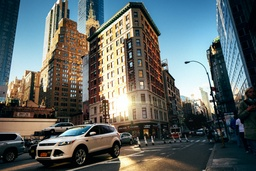
#> input picture Image-processing/5/img1.jpg, 256 x 171 px, shrunk from 5472 x 3648 before the run
$ jupyter execute Assignment_5.ipynb
#> lines starting #> are read from the running program, lines starting #| are printed output that depends on the picture; long printed decimals are rounded
[cell 1]
import cv2 as cv
import numpy as np
from queue import PriorityQueue
import heapq
import matplotlib.pyplot as plt
import sys
import os

[cell 2]
img1 = cv.imread("img1.jpg")
#> img1 is the input picture: shape (171, 256, 3); mean B, G, R 100.6, 102.3, 94.6
img2 = cv.imread("img2.jpg")
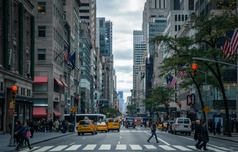
#> input picture Image-processing/5/img2.jpg, 238 x 152 px, shrunk from 5088 x 3253 before the run
#> img2 is the input picture: shape (152, 238, 3); mean B, G, R 83.3, 80.8, 72.1

This function helps us to convert images from any size to the size that we want the image to be devisible on

[cell 3]
def resize_image(img, num=8):
    # Get the original image size
    height, width, _ = img.shape

    # Calculate new dimensions that are divisible by num
    new_height = (height // num) * num
    new_width = (width // num) * num

    # Resize the image using OpenCV's resize function
    resized_img = cv.resize(img, (new_width, new_height))

    return resized_img

- Color space conversion from BGR to YCbCr :

[cell 4]
img1_ycbcr = cv.cvtColor(img1, cv.COLOR_BGR2YCrCb)
#> img1_ycbcr: shape (171, 256, 3); mean of channels 0, 1, 2 99.8, 124.3, 128.4
img2_ycbcr = cv.cvtColor(img2, cv.COLOR_BGR2YCrCb)
#> img2_ycbcr: shape (152, 238, 3); mean of channels 0, 1, 2 78.4, 123.4, 130.7

- Normalization step is by subtracting 127 from each element of every chanel :

[cell 5]
normal_img1 = img1_ycbcr - (127,127,127)
#> normal_img1: shape (171, 256, 3) int64; mean of channels 0, 1, 2 -27.2, -2.7, 1.4
normal_img2 = img2_ycbcr - (127,127,127)
#> normal_img2: shape (152, 238, 3) int64; mean of channels 0, 1, 2 -48.6, -3.6, 3.7

- Deviding the image into smaller blocks that each block contains 8*8 pixels :

This function gets an image and then devide it into smaller peaces

[cell 6]
def divide_image_into_blocks(image):
    # Get dimensions of the image
    num_rows, num_cols = image.shape[:2]
#> num_rows = 171; num_cols = 256

    # Calculate number of blocks in each direction
    num_blocks_x = num_cols // 8
#> num_blocks_x = 32
    num_blocks_y = num_rows // 8
#> num_blocks_y = 21

    # Create empty list to hold blocks
    blocks = []

    # Iterate over each block
    for y in range(num_blocks_y):
        for x in range(num_blocks_x):
            # Calculate starting and ending indices for this block
            start_x = x * 8
            end_x = start_x + 8

            start_y = y * 8
            end_y = start_y + 8

            # Extract block from image
            block = image[start_y:end_y, start_x:end_x]

            # Add block to list of blocks
            blocks.append(block)
#> after the loop, blocks = 672 items

    return blocks

And this is it inverse which we need at the end to convert blocks back to image

[cell 7]
def reconstruct_image_from_blocks(blocks, image_shape):
    # Get dimensions of the image
    num_rows, num_cols = image_shape[:2]

    # Calculate number of blocks in each direction
    num_blocks_x = num_cols // 8
    num_blocks_y = num_rows // 8

    # Create empty array to hold image
    image = np.zeros(image_shape, dtype=np.uint8)

    # Iterate over each block
    block_index = 0
    for y in range(num_blocks_y):
        for x in range(num_blocks_x):
            # Calculate starting and ending indices for this block
            start_x = x * 8
            end_x = start_x + 8

            start_y = y * 8
            end_y = start_y + 8

            # Extract block from list of blocks
            block = blocks[block_index]
            block_index += 1

            # Insert block into image
            image[start_y:end_y, start_x:end_x] = block

    return image

[cell 8]
img1_blocks = divide_image_into_blocks(normal_img1)
#> img1_blocks = 672 items
img2_blocks = divide_image_into_blocks(normal_img2)
#> img2_blocks = 551 items

- Applying DCT on the small images :

This function takes list of blocks and then returns list of discret cosin transform of each blcok of image

[cell 9]
def apply_dct(blocks):
    dcts = []
    for block in blocks:
        dct = np.stack([cv.dct(np.float32(block[:,:,i])) for i in range(block.shape[2])], axis=2)
        dcts.append(dct)
#> after the loop, dcts = 672 items
    return dcts

Inverse of DCT implemented because we need to convert the image back to normal Thus we must have this

[cell 10]
def inverse_dct(dct_blocks):
    blocks = []
    for dct_block in dct_blocks:
        block = np.stack([cv.idct(np.float32(dct_block[:,:,i])) for i in range(dct_block.shape[2])], axis=2)
        blocks.append(block)
    return blocks

[cell 11]
img1_dcts = apply_dct(img1_blocks)
#> img1_dcts = 672 items
img2_dcts = apply_dct(img2_blocks)
#> img2_dcts = 551 items

- Applying Frequency quantization on DCT coefficients and we can control how lossie we want this quantization to be using lossie argument :

[cell 12]
def quantize(blocks, lossie=1):
#> called with lossie = 1
    quantization_table = lossie * np.array([[16, 11, 10, 16, 24, 40, 51, 61],
                                [12, 12, 14, 19, 26, 58, 60, 55],
                                [14, 13, 16, 24, 40, 57, 69, 56],
                                [14, 17, 22, 29, 51, 87, 80, 62],
                                [18, 22, 37, 56, 68, 109, 103, 77],
                                [24, 35, 55, 64, 81, 104, 113, 92],
                                [49, 64, 78, 87, 103, 121, 120, 101],
                                [72, 92, 95, 98, 112, 100, 103, 99]])
    quantized = []
    for block in blocks:
        dct_quantized = np.stack([np.round(block[:,:,i] / quantization_table) for i in range(block.shape[2])], axis=2)
        quantized.append(dct_quantized)
#> after the loop, quantized = 672 items
    return quantized, quantization_table

[cell 13]
def dequantize(quantized_blocks, quantization_table):
    blocks = []
    for quantized_block in quantized_blocks:
        dct_dequantized = np.stack([np.round(quantized_block[:,:,i] * quantization_table) for i in range(quantized_block.shape[2])], axis=2)
        blocks.append(dct_dequantized)
    return blocks

[cell 14]
img1_qu, quantization_table = quantize(img1_dcts)
#> img1_qu = 672 items
img2_qu, quantization_table = quantize(img2_dcts)
#> img2_qu = 551 items

- Using zigzag scan to map the 8x8 matrix to a 1x64 matrix

[cell 15]
def zigzag_scan(blocks):
    zigzag_order = np.array([
    [ 0,  1,  5,  6, 14, 15, 27, 28],
    [ 2,  4,  7, 13, 16, 26, 29, 42],
    [ 3,  8, 12, 17, 25, 30, 41, 43],
    [ 9, 11, 18, 24, 31, 40, 44, 53],
    [10, 19, 23, 32, 39, 45, 52, 54],
    [20, 22, 33, 38, 46, 51, 55, 60],
    [21, 34, 37, 47, 50, 56, 59, 61],
    [35, 36, 48, 49, 57, 58, 62, 63]])

    ordered_blocks = []
    flatten_orders = zigzag_order.flatten()
    for block in blocks:
        y, cb, cr = block[:,:,0].flatten(), block[:,:,1].flatten(), block[:,:,2].flatten()
        y_ordered = y[flatten_orders]
        cb_ordered = cb[flatten_orders]
        cr_ordered = cr[flatten_orders]
        ordered_blocks.append(np.stack([y_ordered,cb_ordered, cr_ordered,], axis=1))
#> after the loop, ordered_blocks = 672 items
    return ordered_blocks

[cell 16]
def inverse_zigzag_scan(ordered_blocks):
    zigzag_order = np.array([
        [ 0,  1,  5,  6, 14, 15, 27, 28],
        [ 2,  4,  7, 13, 16, 26, 29, 42],
        [ 3,  8, 12, 17, 25, 30, 41, 43],
        [ 9, 11, 18, 24, 31, 40, 44, 53],
        [10, 19, 23, 32, 39, 45, 52, 54],
        [20, 22, 33, 38, 46, 51, 55, 60],
        [21, 34, 37, 47, 50, 56, 59, 61],
        [35, 36, 48, 49, 57, 58, 62, 63]])

    blocks = []
    flatten_orders = zigzag_order.flatten()
    for ordered_block in ordered_blocks:
        y_ordered, cb_ordered, cr_ordered = ordered_block[:,0], ordered_block[:,1], ordered_block[:,2]
        y = np.zeros((64,))
        cb = np.zeros((64,))
        cr = np.zeros((64,))
        y[flatten_orders] = y_ordered
        cb[flatten_orders] = cb_ordered
        cr[flatten_orders] = cr_ordered
        y = np.reshape(y, (8, 8))
        cb = np.reshape(cb, (8, 8))
        cr = np.reshape(cr, (8, 8))
        block = np.stack([y, cb, cr], axis=2)
        blocks.append(block)
    return blocks

[cell 17]
img1_zig = zigzag_scan(img1_dcts)
#> img1_zig = 672 items
img2_zig = zigzag_scan(img2_dcts)
#> img2_zig = 551 items

- Coding these coefficients

This huffman_encode is using the original approach of huffman coding to encode each block on their own and then huffman_decode method is used to decode each block back to normal if needed

[cell 18]
import heapq
from collections import defaultdict

def huffman_encode(arr):
    # Count the frequency of each integer in the array.
    freq = defaultdict(int)
    for num in arr:
        freq[num] += 1

    # Build a Huffman tree from the frequencies.
    heap = [[wt, [sym, ""]] for sym, wt in freq.items()]
    heapq.heapify(heap)
    while len(heap) > 1:
        lo = heapq.heappop(heap)
        hi = heapq.heappop(heap)
        for pair in lo[1:]:
            pair[1] = '0' + pair[1]
        for pair in hi[1:]:
            pair[1] = '1' + pair[1]
        heapq.heappush(heap, [lo[0] + hi[0]] + lo[1:] + hi[1:])

    # Generate the Huffman codes for each integer.
    huffman_codes = dict(heapq.heappop(heap)[1:])

    # Encode the array using the Huffman codes.
    encoded_arr = ""
    for num in arr:
        encoded_arr += huffman_codes[num]

    return encoded_arr, huffman_codes

def huffman_decode(encoded_arr, huffman_codes):
    # Invert the Huffman codes dictionary.
    inv_huffman_codes = {v: k for k, v in huffman_codes.items()}
    if encoded_arr == "":
        return np.zeros(64)
    # Decode the array using the inverted Huffman codes.
    decoded_arr = []
    code = ""
    for bit in encoded_arr:
        code += bit
        if code in inv_huffman_codes:
            decoded_arr.append(inv_huffman_codes[code])
            code = ""

    return np.array(decoded_arr)

This code encode the each of three chanels seperately from the other

[cell 19]
def huffman_encode_matrix(matrix):
    # Initialize list to store encoded data for each channel
    encoded_channels = []
    code_dicts = []
    # Loop through each channel in the matrix
    for i in range(matrix.shape[1]):
        # Extract the channel as a 1D array
        arr = matrix[:,i]

        # Encode the input data using Huffman coding
        encoded_arr, code_dict = huffman_encode(arr)

        # Append the encoded data and code dictionary to the list of encoded channels
        encoded_channels.append(encoded_arr)
        code_dicts.append(code_dict)

    return encoded_channels, code_dicts

def huffman_decode_matrix(encoded_channels, code_dicts):
    # Initialize matrix to store decoded data
    decoded_matrix = np.zeros((64, len(encoded_channels)), dtype=np.uint8)

    # Loop through each channel in the encoded data
    for i in range(len(encoded_channels)):
        # Decode the encoded data using the generated code dictionary
        decoded_arr = huffman_decode(encoded_channels[i], code_dicts[i])

        # Set the decoded channel in the matrix
        decoded_matrix[:,i] = decoded_arr

    return decoded_matrix

And this code tries to encode all blocks together using previous methods i implemented earlier

[cell 20]
def encode(blocks):
    list_encode_channels, list_code_dicts = [],[]
    for block in blocks :
        encoded_channels, code_dict = huffman_encode_matrix(block)
        list_encode_channels.append(encoded_channels)
        list_code_dicts.append(code_dict)
#| Compression ratio of the first image using this approach is : 12.102 and its data redundancy is about 91.737
#| Compression ratio of the second image using this approach is : 11.339 and its data redundancy is about 91.181
    return list_encode_channels, list_code_dicts

def decode(list_encode_channels, list_code_dict):
    decoded_blocks = []

    for encoded_channels, code_dict in zip(list_encode_channels, list_code_dict):

        block = huffman_decode_matrix(encoded_channels, code_dict)
        decoded_blocks.append(block)

    return decoded_blocks

[cell 21]
encode_channels_1, code_dict1 = encode(img1_zig)
encode_channels_2, code_dict2  = encode(img2_zig)

[cell 22]
compressed_size_img1 = sys.getsizeof(encode_channels_1) + sys.getsizeof(code_dict1)
compressed_size_img2 = sys.getsizeof(encode_channels_2) + sys.getsizeof(code_dict2)
img1_size = sys.getsizeof(img1)
img2_size = sys.getsizeof(img2)

[cell 23]
img1_compression_ratio = img1_size/compressed_size_img1
img2_compression_ratio = img2_size/compressed_size_img2
img1_redundancy_ratio = 1 - 1/(img1_compression_ratio)
img2_redundancy_ratio = 1 - 1/(img2_compression_ratio)

As we can see the result of this compression is good enough but its not over we must convert it back to the image to see how lossy our image are because of the parameter we set in quantization function for lossi argument

[cell 24]
print(f"Compression ratio of the first image using this approach is : {img1_compression_ratio} and its data redundancy is about {100* img1_redundancy_ratio} ")
print(f"Compression ratio of the second image using this approach is : {img2_compression_ratio} and its data redundancy is about {100* img2_redundancy_ratio} ")

decoding huffman form of blocks

[cell 25]
decoded1 = decode(encode_channels_1, code_dict1)
decoded2 = decode(encode_channels_2, code_dict2)

inverse the zigzag path and getting back each quantized blocks

[cell 26]
img1_inv_zig = inverse_zigzag_scan(decoded1)
img2_inv_zig = inverse_zigzag_scan(decoded2)

inverse the quantization to get back the DCT form of blocks

[cell 27]
img1_dq = dequantize(img1_inv_zig, quantization_table)
img2_dq = dequantize(img2_inv_zig, quantization_table)

inverse DCT and haveing the image in spatial domain

[cell 28]
img1_idct = inverse_dct(img1_dq)
img2_idct = inverse_dct(img2_dq)

Now just reconstruct the image and then getting back image from its 64 blocks

[cell 29]
img1_ = reconstruct_image_from_blocks(img1_idct, img1.shape)
#> in reconstruct_image_from_blocks, `image = np.zeros(image_shape, dtype=np.uint8)`: image: shape (171, 256, 3); every value is 0
#> after the loop in reconstruct_image_from_blocks, `for y in range(num_blocks_y):`:
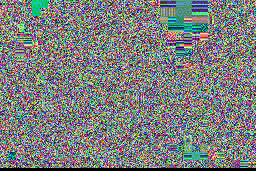
#> image: shape (171, 256, 3); mean of channels 0, 1, 2 125.3, 126.2, 123.1; drawn as B, G, R
img2_ = reconstruct_image_from_blocks(img2_idct, img2.shape)
#> call 2 of reconstruct_image_from_blocks, with image_shape = (152, 238, 3)
#> in reconstruct_image_from_blocks (call 2), `image = np.zeros(image_shape, dtype=np.uint8)`: image: shape (152, 238, 3); every value is 0
#> after the loop in reconstruct_image_from_blocks (call 2), `for y in range(num_blocks_y):`:
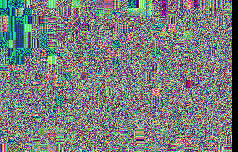
#> image: shape (152, 238, 3); mean of channels 0, 1, 2 124.1, 125.2, 119.5; drawn as B, G, R

shift intensities to where they were

[cell 30]
img1_r_ycrcb = normal_img1 + (127,127,127)
#> img1_r_ycrcb: shape (171, 256, 3) int64; mean of channels 0, 1, 2 99.8, 124.3, 128.4
img2_r_ycrcb = normal_img2 + (127,127,127)
#> img2_r_ycrcb: shape (152, 238, 3) int64; mean of channels 0, 1, 2 78.4, 123.4, 130.7

[cell 31]
img1_r_ycrcb = img1_r_ycrcb.astype(np.uint8)
img2_r_ycrcb = img2_r_ycrcb.astype(np.uint8)

Convert the image form YCrCb back to RGB

[cell 32]
img1_r = cv.cvtColor(img1_r_ycrcb, cv.COLOR_YCrCb2RGB)
img2_r = cv.cvtColor(img2_r_ycrcb, cv.COLOR_YCrCb2RGB)
